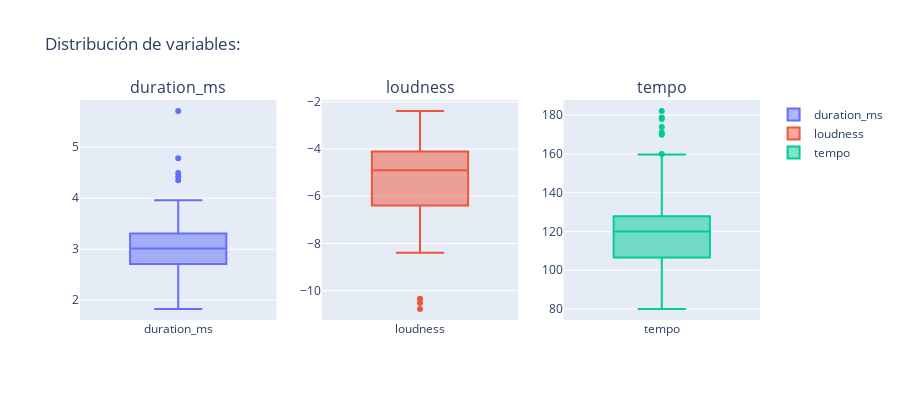

Notebook cell for this chart:
### Code cell
cols = ['duration_ms', 'loudness', 'tempo']

fig = make_subplots(rows=1, cols=3, subplot_titles=cols)

for i, col in enumerate(cols):
    fig.add_trace(go.Box(y=happy_df[col], name=col), row=1, col=i+1)

fig.update_layout(
    title="Distribución de variables:",
    height=400,
    width=900
)

fig.show()
